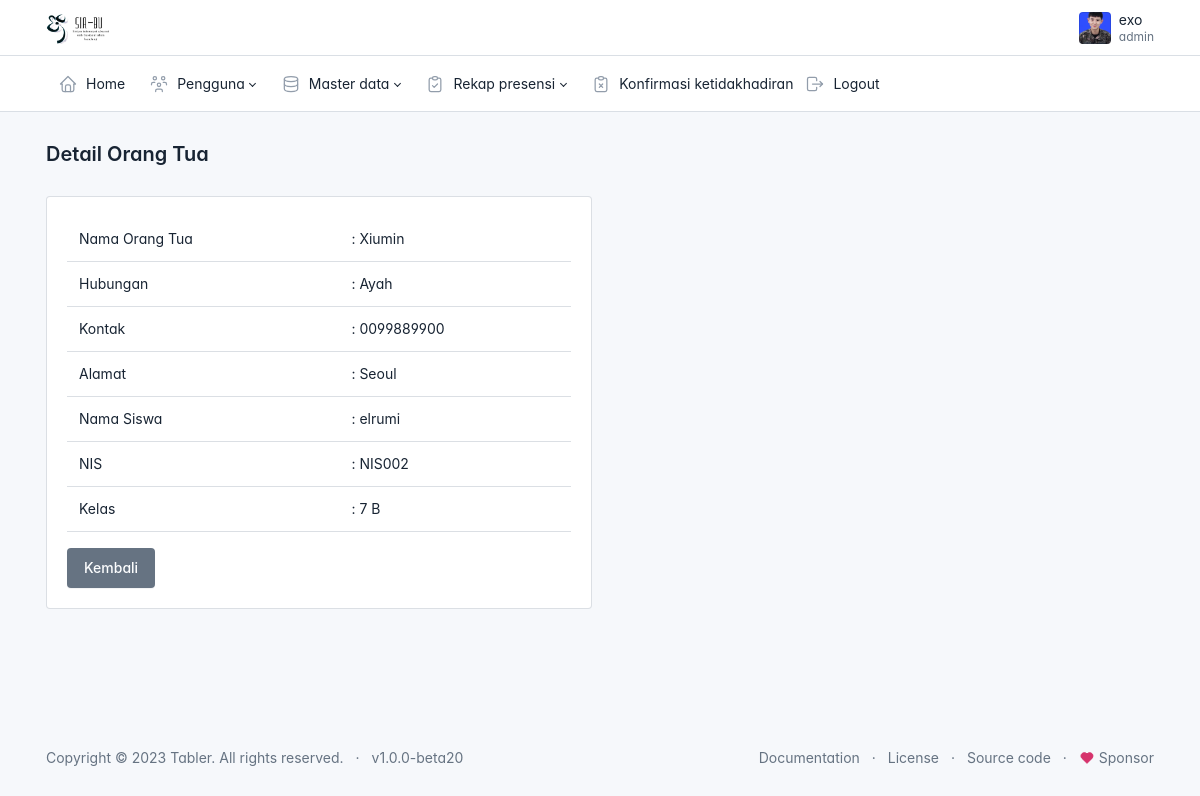
Page /admin/data_orangtua/detail.php?id=9 (signed in) on the committed database.
### tables this page shows
CREATE TABLE `orang_tua` (
  `id` int(11) NOT NULL,
  `id_siswa` int(11) NOT NULL,
  `nama_orang_tua` varchar(100) NOT NULL,
  `hubungan` enum('Ayah','Ibu','Wali') NOT NULL,
  `kontak` varchar(100) DEFAULT NULL,
  `alamat` text DEFAULT NULL
);

CREATE TABLE `siswa` (
  `id` int(11) NOT NULL,
  `nis` varchar(50) NOT NULL,
  `nama` varchar(225) NOT NULL,
  `jenis_kelamin` varchar(10) NOT NULL,
  `alamat` varchar(225) NOT NULL,
  `no_handphone` varchar(20) NOT NULL,
  `kelas` varchar(50) NOT NULL,
  `lokasi_presensi` varchar(50) NOT NULL,
  `foto` varchar(225) NOT NULL
);

### config.php (called while the page is built, shortened)
<?php
function base_url($url = null)
{
    $base_url = 'http://localhost/skripsi';
    if($url != null){
        return $base_url . '/'.$url;
    }else{
        return $base_url;
    }
}

### admin/data_orangtua/detail.php (the view, shortened to what this page needs)
<?php
include('../layout/header.php');
require_once('../../config.php');
$id = $_GET['id'];
$query = "
    SELECT orang_tua.*, siswa.nis, siswa.nama AS nama_siswa, siswa.kelas
    FROM orang_tua
    JOIN siswa ON orang_tua.id_siswa = siswa.id
    WHERE orang_tua.id = '$id'
";
$result = mysqli_query($connection, $query);
?>
<?php while($orang_tua = mysqli_fetch_array($result)) : ?>
<div class="page-body">
    <div class="container-xl">
    <div class="row">
        <div class="col-md-6">
            <div class="card">
                <div class="card-body">
                    <table class="table">
                        <tr>
                            <td>Nama Orang Tua</td>
                            <td>: <?= htmlspecialchars($orang_tua['nama_orang_tua']) ?></td>
                        </tr>
                        <tr>
                            <td>Hubungan</td>
                            <td>: <?= htmlspecialchars($orang_tua['hubungan']) ?></td>
                        </tr>
                        <tr>
                            <td>Kontak</td>
                            <td>: <?= htmlspecialchars($orang_tua['kontak']) ?></td>
                        </tr>
                        <tr>
                            <td>Alamat</td>
                            <td>: <?= htmlspecialchars($orang_tua['alamat']) ?></td>
                        </tr>
                        <tr>
                            <td>Nama Siswa</td>
                            <td>: <?= htmlspecialchars($orang_tua['nama_siswa']) ?></td>
                        </tr>
                        <tr>
                            <td>NIS</td>
                            <td>: <?= htmlspecialchars($orang_tua['nis']) ?></td>
                        </tr>
                        <tr>
                            <td>Kelas</td>
                            <td>: <?= htmlspecialchars($orang_tua['kelas']) ?></td>
                        </tr>
                    </table>
                    <a href="<?= base_url('admin/data_orangtua/orangtua.php')?>" class="btn btn-secondary">Kembali</a>
                </div>
            </div>
        </div>
    </div>
    </div>
</div>
<?php endwhile ?>
<?php include('../layout/footer.php')?>

### admin/layout/header.php (style rules this page uses)
:root { --tblr-font-sans-serif: 'Inter Var', -apple-system, BlinkMacSystemFont, San Francisco, Segoe UI, Roboto, Helvetica Neue, sans-serif; }
body { font-feature-settings: "cv03", "cv04", "cv11"; }

### rows in the picture
orang_tua: nama_orang_tua "Xiumin", hubungan "Ayah", kontak "0099889900", alamat "Seoul", id_siswa.nama "elrumi", id_siswa.nis "NIS002", id_siswa.kelas "7 B"

### other values in the picture
$_SESSION['username'] "exo"
$_SESSION['role'] "admin"
$judul "Detail Orang Tua"
